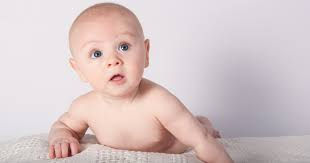
#> input picture FaceDetection/FaceDetection/baby.jpg, 310 x 163 px
$ jupyter execute --allow-errors demo1_haar_lbp.ipynb   (shell and % lines are left out)
#> lines starting #> are read from the running program, lines starting #| are printed output that depends on the picture; after the words box and inside, x2 and y2 are one past the last pixel; in counts of white or black regions, pixels touching at a corner belong together
# Chapter 9: Face Detection - Haar - LBP

[cell 1]
from google.colab import drive
drive.mount('/content/drive')

[cell 2]
%cd /content/drive/MyDrive/LDS8_K275_ONLINE_NGUYENTHIKIMHOANG/Week_5/Chapter9

[cell 3]
# Download source
# https://github.com/opencv/opencv/tree/master/data/haarcascades

#> (a cell that did not finish here is left out)

[cell 5]
#import OpenCV library
import cv2
#import matplotlib library
import matplotlib.pyplot as plt
#importing time library for speed comparisons of both classifiers
import time

#> (a cell that did not finish here is left out)

# HAAR

[cell 7]
def convertToRGB(img):
  return cv2.cvtColor(img, cv2.COLOR_BGR2RGB)

[cell 8]
#load test image
test1 = cv2.imread('FaceDetection/baby.jpg')
#> test1 is the input picture: shape (163, 310, 3); mean B, G, R 198.1, 197.5, 214
#convert the test image to gray image as opencv face detector expects gray image
gray_img = cv2.cvtColor(test1, cv2.COLOR_BGR2GRAY)
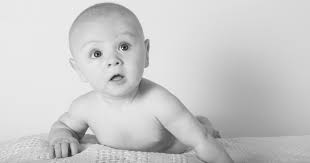
#> gray_img: shape (163, 310); min 12, max 254, mean 202.5

[cell 9]
#if you have matplotlib installed then
plt.imshow(gray_img, cmap='gray')
# or display the gray image using OpenCV
# cv2.imshow('Test Imag', gray_img)
# cv2.waitKey(0)
# cv2.destroyAllWindows()

[cell 10]
#load cascade classifier training file for haarcascade
#haar_face_cascade = cv2.CascadeClassifier('haarcascade_frontalface_default.xml')
haar_face_cascade = cv2.CascadeClassifier(cv2.data.haarcascades + 'haarcascade_frontalface_default.xml')

[cell 11]
faces = haar_face_cascade.detectMultiScale(gray_img, scaleFactor = 1.1, minNeighbors = 5)
#> faces = [[70, 18, 83, 83]]

[cell 12]
#print the number of faces found
print('Faces found: ', len(faces))
#| Faces found:  1

[cell 13]
# go over list of faces and draw them as rectangles on original colored img
for (x, y, w, h) in faces:
  cv2.rectangle(test1, (x, y), (x+w, y+h), (0, 255, 0), 2)
#> this loop made 1 pass
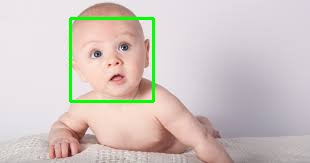
#> test1: shape (163, 310, 3); 1.96% of pixels changed, all inside (x1, y1, x2, y2) = (69, 17, 155, 103)

[cell 14]
#convert image to RGB and show image
plt.imshow(convertToRGB(test1))

* scaleFactor: Tham số chỉ định kích thước hình ảnh được giảm bao nhiêu ở mỗi tỷ lệ hình ảnh. Giả sử, hệ số tỷ lệ là 1.03, nghĩa là đang sử dụng một bước nhỏ để thay đổi kích thước, tức là giảm kích thước xuống 3%, tăng cơ hội tìm thấy kích thước phù hợp với mô hình để phát hiện.
* minNeighbors: Tham số chỉ định số lượng hàng xóm mà mỗi hình chữ nhật ứng viên phải có. Tham số này sẽ ảnh hưởng đến chất lượng của các khuôn mặt được phát hiện: giá trị cao hơn dẫn đến ít phát hiện hơn nhưng chất lượng cao hơn. Default = 5.

[cell 15]
# Hàm tổng, gồm các hàm nhỏ phía trên
def detect_faces(f_cascade, colored_img, scaleFactor = 1.1):
  #just making a copy of image passed, so that passed image is not changed
  img_copy = colored_img.copy()

  #convert the test image to gray image as opencv face detector expects gray i
  gray = cv2.cvtColor(img_copy, cv2.COLOR_BGR2GRAY)

  #let's detect multiscale (some images may be closer to camera than others) i
  faces = f_cascade.detectMultiScale(gray, scaleFactor=scaleFactor, minNeighbors=5)
  faces_found = len(faces)

  #go over list of faces and draw them as rectangles on original colored img
  for (x, y, w, h) in faces:
    cv2.rectangle(img_copy, (x, y), (x+w, y+h), (0, 255, 0), 2)

  return img_copy, faces_found

[cell 16]
#load another image
test2 = cv2.imread('FaceDetection/baby2.jpg')
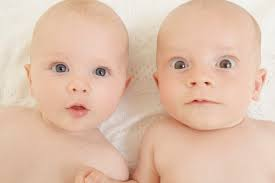
#> input picture FaceDetection/FaceDetection/baby2.jpg, 275 x 183 px
#> test2 is the input picture: shape (183, 275, 3); mean B, G, R 171, 191.7, 223.9
#call our function to detect faces
faces_detected_img, faces_found = detect_faces(haar_face_cascade, test2)
#> in detect_faces, `gray = cv2.cvtColor(img_copy, cv2.COLOR_BGR2GRAY)`:
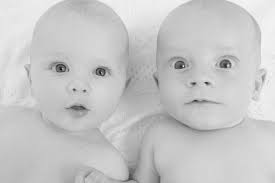
#> gray: shape (183, 275); min 10, max 247, mean 199
#> in detect_faces, `faces = f_cascade.detectMultiScale(gray, scaleFactor=scaleFactor, minN..`: faces = [[150, 21, 108, 108], [22, 26, 114, 114]]
#> in detect_faces, `faces_found = len(faces)`: faces_found = 2
#> the loop in detect_faces, `for (x, y, w, h) in faces:` made 2 passes
#> after the loop in detect_faces, `for (x, y, w, h) in faces:`:
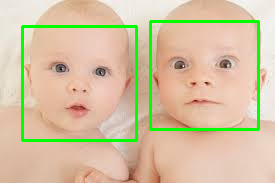
#> img_copy: shape (183, 275, 3); 5.28% of pixels changed, all inside (x1, y1, x2, y2) = (21, 20, 260, 142)
#> faces_found = 2

[cell 17]
#convert image to RGB and show image
plt.imshow(convertToRGB(faces_detected_img))

[cell 18]
#print the number of faces found
print('Faces found: ', faces_found)
#| Faces found:  2

[cell 19]
#load another image
test3 = cv2.imread('FaceDetection/triple.jpg')
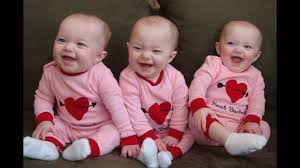
#> input picture FaceDetection/FaceDetection/triple.jpg, 300 x 168 px
#> test3 is the input picture: shape (168, 300, 3); mean B, G, R 82, 80.1, 111.6
#call our function to detect faces
faces_detected_img_3, faces_found_3 = detect_faces(haar_face_cascade,test3)
#> call 2 of detect_faces, with scaleFactor = 1.1
#> in detect_faces (call 2), `gray = cv2.cvtColor(img_copy, cv2.COLOR_BGR2GRAY)`:
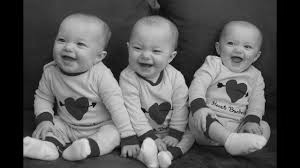
#> gray: shape (168, 300); min 0, max 229, mean 89.7
#> in detect_faces (call 2), `faces = f_cascade.detectMultiScale(gray, scaleFactor=scaleFactor, minN..`: faces = [[121, 26, 54, 54], [43, 19, 57, 57], [90, 9, 150, 150]]
#> in detect_faces (call 2), `faces_found = len(faces)`: faces_found = 3
#> the loop in detect_faces (call 2), `for (x, y, w, h) in faces:` made 3 passes
#> after the loop in detect_faces (call 2), `for (x, y, w, h) in faces:`:
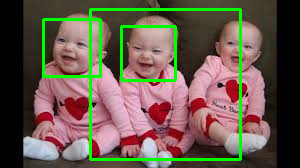
#> img_copy: shape (168, 300, 3); 6.15% of pixels changed, all inside (x1, y1, x2, y2) = (42, 8, 242, 161)
#> faces_found_3 = 3
#convert image to RGB and show image
plt.imshow(convertToRGB(faces_detected_img_3))

[cell 20]
#load another image
test3 = cv2.imread('FaceDetection/triple.jpg')
#call our function to detect faces
faces_detected_img_3, faces_found_3 = detect_faces(haar_face_cascade,test3,scaleFactor = 1.15)
#> call 3 of detect_faces, with scaleFactor = 1.15
#> in detect_faces (call 3), `faces = f_cascade.detectMultiScale(gray, scaleFactor=scaleFactor, minN..`: faces = [[123, 30, 48, 48], [216, 24, 49, 49], [45, 20, 56, 56]]
#> the loop in detect_faces (call 3), `for (x, y, w, h) in faces:` made 3 passes
#> after the loop in detect_faces (call 3), `for (x, y, w, h) in faces:`:
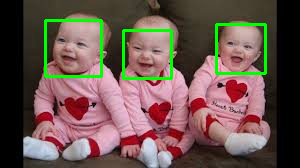
#> img_copy: shape (168, 300, 3); 3.62% of pixels changed, all inside (x1, y1, x2, y2) = (44, 19, 267, 80)
#convert image to RGB and show image
plt.imshow(convertToRGB(faces_detected_img_3))

 # LBP

[cell 21]
#load cascade classifier training file for lbpcascade
lbp_face_cascade = cv2.CascadeClassifier('lbpcascade_frontalface.xml') # ...
# load another image
test3 = cv2.imread('FaceDetection/triple.jpg')
# call our function to detect faces
faces_detected_img_4, faces_found_4 = detect_faces(lbp_face_cascade,
                                                   test3,
                                                   scaleFactor = 1.05)
#> call 4 of detect_faces, with scaleFactor = 1.05
#> in detect_faces (call 4), `faces = f_cascade.detectMultiScale(gray, scaleFactor=scaleFactor, minN..`: faces = [[216, 26, 47, 47], [124, 30, 49, 49], [45, 19, 54, 54]]
#> the loop in detect_faces (call 4), `for (x, y, w, h) in faces:` made 3 passes
#> after the loop in detect_faces (call 4), `for (x, y, w, h) in faces:`:
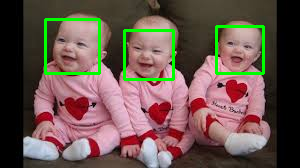
#> img_copy: shape (168, 300, 3); 3.55% of pixels changed, all inside (x1, y1, x2, y2) = (44, 18, 265, 81)
#> faces_found_4 = 3

[cell 22]
#convert image to RGB and show image
plt.imshow(convertToRGB(faces_detected_img_4))
plt.axis('off')

[cell 23]
faces_found_4
#> Out = 3
